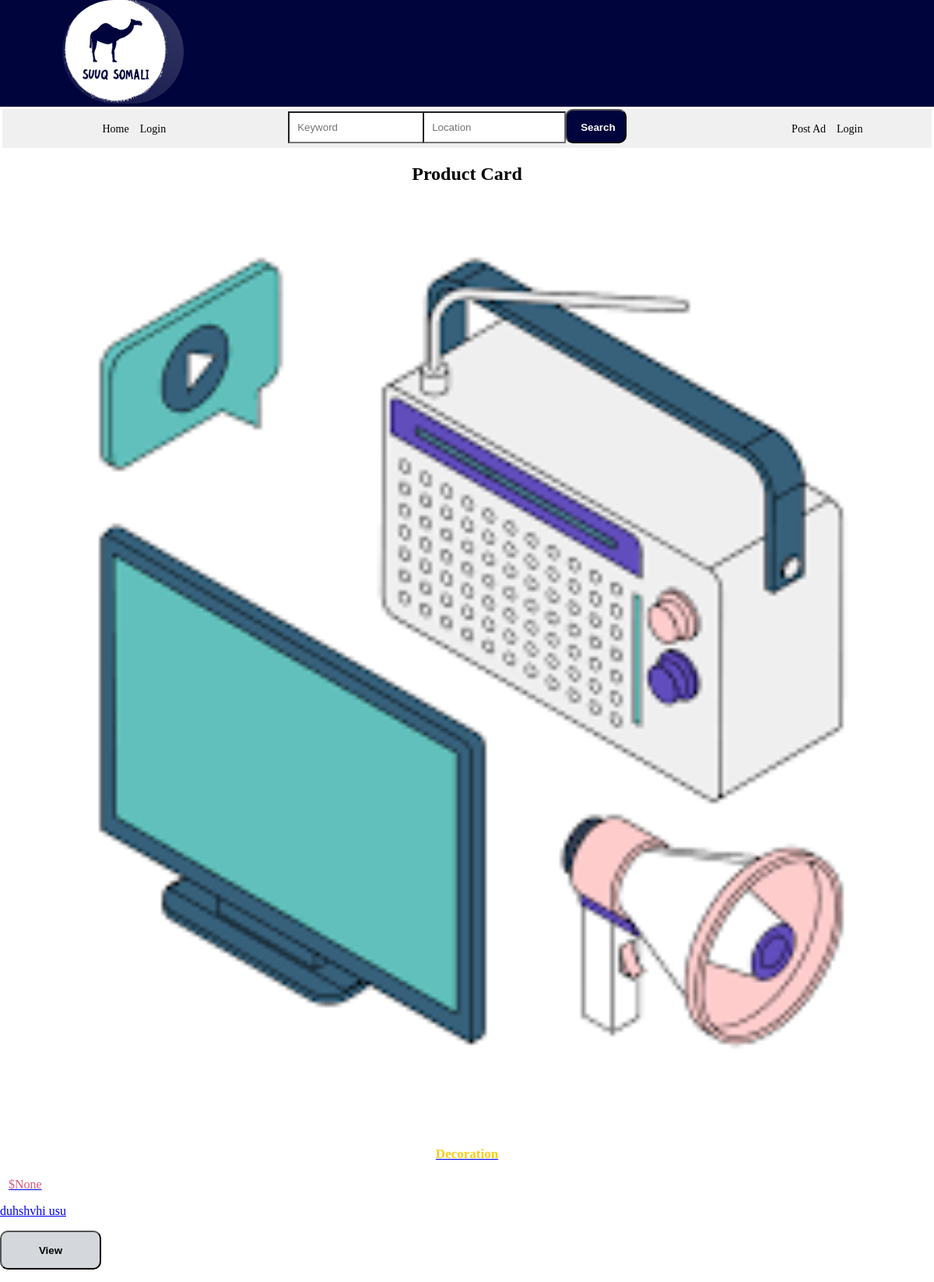
The app's page /search/ with its own data.
### base/models.py (models this page shows, shortened)
class Product(models.Model):
    category = models.ForeignKey(Category, on_delete=models.CASCADE)
    advertiser = models.ForeignKey(User, on_delete=models.CASCADE)
    name = models.CharField(max_length=100)
    description = models.TextField()
    location = models.CharField(max_length=100)
    condition = models.CharField(max_length=100)
    price = models.IntegerField(null=True, blank=True)
    geartype = models.CharField(max_length=100, null=True, blank=True)
    motortype = models.CharField(max_length=100, null=True, blank=True)
    year = models.IntegerField(null=True, blank=True)
    color = models.CharField(max_length=50, null=True, blank=True)
    num_rooms = models.IntegerField(null=True, blank=True)
    num_baths = models.IntegerField(null=True, blank=True)
    updated = models.DateTimeField(auto_now=True)
    created = models.DateTimeField(auto_now_add=True)

class Image(models.Model):
    product = models.ForeignKey(Product, on_delete=models.CASCADE)
    image = models.ImageField(upload_to='product_images')

### base/views.py (the view)
# urls.py: path('search/', views.search_products, name='search_products'),
def search_products(request):
    keyword = request.GET.get('keyword')
    location = request.GET.get('location')
    category_id = request.GET.get('category')
    products = Product.objects.all()
    if keyword:
        products = products.filter(Q(name__icontains=keyword) | Q(description__icontains=keyword))
    if location:
        products = products.filter(location__icontains=location)
    if category_id:
        products = products.filter(category_id=category_id)
    return render(request, 'base/search_results.html', {'products': products})

### base/templates/base/search_results.html
{% extends 'main.html' %}
{% block content %}
<h2 style="text-align:center">Product Card</h2>
{% if products %}
<div class="back">
  {% for product in products %}
  <div class="card">
    <a href="{% url 'product_detail' product.id %}">
      {% if product.image_set.all %}
      <img src="{{ product.image_set.first.image.url }}" alt="{{ product.name }}" style="width:100%">
      <h1>{{ product.name }}</h1>
      <p class="price">${{ product.price }}</p>
      <p>{{ product.description }}</p>
      <p><a href="{% url 'product_detail' product.id %}">
        <button>View</button>
      </a></p>
      {% endif %}
    </a>
  </div>
  {% endfor %}
</div>
{% else %}
<p>No results found.</p>
{% endif %}
{% endblock %}

### static/styles/style.css (style rules this page uses)
body { margin:0; background-color: #fff; }
button { width: 130px; height: 50px; border-radius: 10px; font-weight: bolder; background-color: #2C3E5033; }
.views, .price { font-size: 14px; color: #C70039A8; margin-left: 33px; font-size: 14px; }
h1 { text-align: center; margin-bottom: 20px; color: #fbcc15; font-size: 17px; }
.price { color: #C70039A8; font-size: 16px; position: relative; right: 22px; }

### records on screen
Product: image_set.first.image (picture), name "Decoration", price "None", description "duhshvhi usu"
